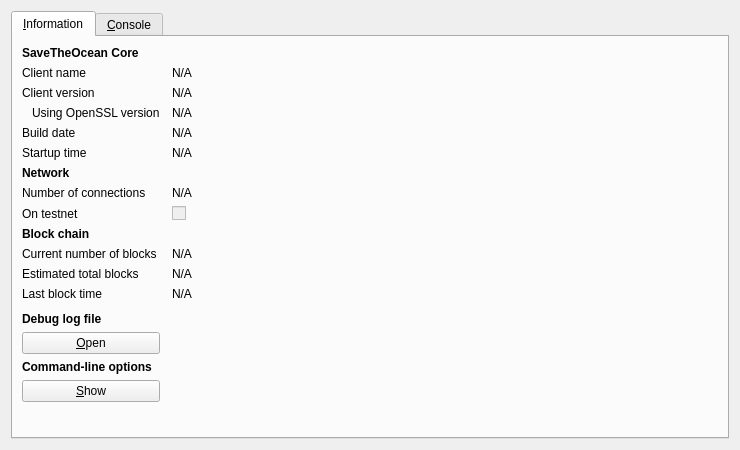
<?xml version="1.0" encoding="UTF-8"?>
<ui version="4.0">
 <class>RPCConsole</class>
 <widget class="QDialog" name="RPCConsole">
  <property name="geometry">
   <rect>
    <x>0</x>
    <y>0</y>
    <width>740</width>
    <height>450</height>
   </rect>
  </property>
  <property name="windowTitle">
   <string>SaveTheOcean - Debug window</string>
  </property>
  <layout class="QVBoxLayout" name="verticalLayout_2">
   <item>
    <widget class="QTabWidget" name="tabWidget">
     <property name="currentIndex">
      <number>0</number>
     </property>
     <widget class="QWidget" name="tab_info">
      <attribute name="title">
       <string>&amp;Information</string>
      </attribute>
      <layout class="QGridLayout" name="gridLayout" columnstretch="0,1">
       <property name="horizontalSpacing">
        <number>12</number>
       </property>
       <item row="0" column="0">
        <widget class="QLabel" name="label_9">
         <property name="font">
          <font>
           <weight>75</weight>
           <bold>true</bold>
          </font>
         </property>
         <property name="text">
          <string>SaveTheOcean Core</string>
         </property>
        </widget>
       </item>
       <item row="1" column="0">
        <widget class="QLabel" name="label_5">
         <property name="text">
          <string>Client name</string>
         </property>
        </widget>
       </item>
       <item row="1" column="1">
        <widget class="QLabel" name="clientName">
         <property name="cursor">
          <cursorShape>IBeamCursor</cursorShape>
         </property>
         <property name="text">
          <string>N/A</string>
         </property>
         <property name="textFormat">
          <enum>Qt::PlainText</enum>
         </property>
         <property name="textInteractionFlags">
          <set>Qt::LinksAccessibleByMouse|Qt::TextSelectableByKeyboard|Qt::TextSelectableByMouse</set>
         </property>
        </widget>
       </item>
       <item row="2" column="0">
        <widget class="QLabel" name="label_6">
         <property name="text">
          <string>Client version</string>
         </property>
        </widget>
       </item>
       <item row="2" column="1">
        <widget class="QLabel" name="clientVersion">
         <property name="cursor">
          <cursorShape>IBeamCursor</cursorShape>
         </property>
         <property name="text">
          <string>N/A</string>
         </property>
         <property name="textFormat">
          <enum>Qt::PlainText</enum>
         </property>
         <property name="textInteractionFlags">
          <set>Qt::LinksAccessibleByMouse|Qt::TextSelectableByKeyboard|Qt::TextSelectableByMouse</set>
         </property>
        </widget>
       </item>
       <item row="3" column="0">
        <widget class="QLabel" name="label_14">
         <property name="text">
          <string>Using OpenSSL version</string>
         </property>
         <property name="indent">
          <number>10</number>
         </property>
        </widget>
       </item>
       <item row="3" column="1">
        <widget class="QLabel" name="openSSLVersion">
         <property name="cursor">
          <cursorShape>IBeamCursor</cursorShape>
         </property>
         <property name="text">
          <string>N/A</string>
         </property>
         <property name="textFormat">
          <enum>Qt::PlainText</enum>
         </property>
         <property name="textInteractionFlags">
          <set>Qt::LinksAccessibleByMouse|Qt::TextSelectableByKeyboard|Qt::TextSelectableByMouse</set>
         </property>
        </widget>
       </item>
       <item row="4" column="0">
        <widget class="QLabel" name="label_12">
         <property name="text">
          <string>Build date</string>
         </property>
        </widget>
       </item>
       <item row="4" column="1">
        <widget class="QLabel" name="buildDate">
         <property name="cursor">
          <cursorShape>IBeamCursor</cursorShape>
         </property>
         <property name="text">
          <string>N/A</string>
         </property>
         <property name="textFormat">
          <enum>Qt::PlainText</enum>
         </property>
         <property name="textInteractionFlags">
          <set>Qt::LinksAccessibleByMouse|Qt::TextSelectableByKeyboard|Qt::TextSelectableByMouse</set>
         </property>
        </widget>
       </item>
       <item row="5" column="0">
        <widget class="QLabel" name="label_13">
         <property name="text">
          <string>Startup time</string>
         </property>
        </widget>
       </item>
       <item row="5" column="1">
        <widget class="QLabel" name="startupTime">
         <property name="cursor">
          <cursorShape>IBeamCursor</cursorShape>
         </property>
         <property name="text">
          <string>N/A</string>
         </property>
         <property name="textFormat">
          <enum>Qt::PlainText</enum>
         </property>
         <property name="textInteractionFlags">
          <set>Qt::LinksAccessibleByMouse|Qt::TextSelectableByKeyboard|Qt::TextSelectableByMouse</set>
         </property>
        </widget>
       </item>
       <item row="6" column="0">
        <widget class="QLabel" name="label_11">
         <property name="font">
          <font>
           <weight>75</weight>
           <bold>true</bold>
          </font>
         </property>
         <property name="text">
          <string>Network</string>
         </property>
        </widget>
       </item>
       <item row="7" column="0">
        <widget class="QLabel" name="label_7">
         <property name="text">
          <string>Number of connections</string>
         </property>
        </widget>
       </item>
       <item row="7" column="1">
        <widget class="QLabel" name="numberOfConnections">
         <property name="cursor">
          <cursorShape>IBeamCursor</cursorShape>
         </property>
         <property name="text">
          <string>N/A</string>
         </property>
         <property name="textFormat">
          <enum>Qt::PlainText</enum>
         </property>
         <property name="textInteractionFlags">
          <set>Qt::LinksAccessibleByMouse|Qt::TextSelectableByKeyboard|Qt::TextSelectableByMouse</set>
         </property>
        </widget>
       </item>
       <item row="8" column="0">
        <widget class="QLabel" name="label_8">
         <property name="text">
          <string>On testnet</string>
         </property>
        </widget>
       </item>
       <item row="8" column="1">
        <widget class="QCheckBox" name="isTestNet">
         <property name="enabled">
          <bool>false</bool>
         </property>
         <property name="text">
          <string/>
         </property>
        </widget>
       </item>
       <item row="9" column="0">
        <widget class="QLabel" name="label_10">
         <property name="font">
          <font>
           <weight>75</weight>
           <bold>true</bold>
          </font>
         </property>
         <property name="text">
          <string>Block chain</string>
         </property>
        </widget>
       </item>
       <item row="10" column="0">
        <widget class="QLabel" name="label_3">
         <property name="text">
          <string>Current number of blocks</string>
         </property>
        </widget>
       </item>
       <item row="10" column="1">
        <widget class="QLabel" name="numberOfBlocks">
         <property name="cursor">
          <cursorShape>IBeamCursor</cursorShape>
         </property>
         <property name="text">
          <string>N/A</string>
         </property>
         <property name="textFormat">
          <enum>Qt::PlainText</enum>
         </property>
         <property name="textInteractionFlags">
          <set>Qt::LinksAccessibleByMouse|Qt::TextSelectableByKeyboard|Qt::TextSelectableByMouse</set>
         </property>
        </widget>
       </item>
       <item row="11" column="0">
        <widget class="QLabel" name="label_4">
         <property name="text">
          <string>Estimated total blocks</string>
         </property>
        </widget>
       </item>
       <item row="11" column="1">
        <widget class="QLabel" name="totalBlocks">
         <property name="cursor">
          <cursorShape>IBeamCursor</cursorShape>
         </property>
         <property name="text">
          <string>N/A</string>
         </property>
         <property name="textFormat">
          <enum>Qt::PlainText</enum>
         </property>
         <property name="textInteractionFlags">
          <set>Qt::LinksAccessibleByMouse|Qt::TextSelectableByKeyboard|Qt::TextSelectableByMouse</set>
         </property>
        </widget>
       </item>
       <item row="12" column="0">
        <widget class="QLabel" name="label_2">
         <property name="text">
          <string>Last block time</string>
         </property>
        </widget>
       </item>
       <item row="12" column="1">
        <widget class="QLabel" name="lastBlockTime">
         <property name="cursor">
          <cursorShape>IBeamCursor</cursorShape>
         </property>
         <property name="text">
          <string>N/A</string>
         </property>
         <property name="textFormat">
          <enum>Qt::PlainText</enum>
         </property>
         <property name="textInteractionFlags">
          <set>Qt::LinksAccessibleByMouse|Qt::TextSelectableByKeyboard|Qt::TextSelectableByMouse</set>
         </property>
        </widget>
       </item>
       <item row="13" column="0">
        <spacer name="verticalSpacer_2">
         <property name="orientation">
          <enum>Qt::Vertical</enum>
         </property>
         <property name="sizeHint" stdset="0">
          <size>
           <width>20</width>
           <height>20</height>
          </size>
         </property>
        </spacer>
       </item>
       <item row="14" column="0">
        <widget class="QLabel" name="labelDebugLogfile">
         <property name="font">
          <font>
           <weight>75</weight>
           <bold>true</bold>
          </font>
         </property>
         <property name="text">
          <string>Debug log file</string>
         </property>
        </widget>
       </item>
       <item row="15" column="0">
        <widget class="QPushButton" name="openDebugLogfileButton">
         <property name="toolTip">
          <string>Open the SaveTheOcean debug log file from the current data directory. This can take a few seconds for large log files.</string>
         </property>
         <property name="text">
          <string>&amp;Open</string>
         </property>
         <property name="autoDefault">
          <bool>false</bool>
         </property>
        </widget>
       </item>
       <item row="16" column="0">
        <widget class="QLabel" name="labelCLOptions">
         <property name="font">
          <font>
           <weight>75</weight>
           <bold>true</bold>
          </font>
         </property>
         <property name="text">
          <string>Command-line options</string>
         </property>
        </widget>
       </item>
       <item row="17" column="0">
        <widget class="QPushButton" name="showCLOptionsButton">
         <property name="toolTip">
          <string>Show the SaveTheOcean-qt help message to get a list with possible SaveTheOcean command-line options.</string>
         </property>
         <property name="text">
          <string>&amp;Show</string>
         </property>
         <property name="autoDefault">
          <bool>false</bool>
         </property>
        </widget>
       </item>
       <item row="18" column="0">
        <spacer name="verticalSpacer">
         <property name="orientation">
          <enum>Qt::Vertical</enum>
         </property>
         <property name="sizeHint" stdset="0">
          <size>
           <width>20</width>
           <height>40</height>
          </size>
         </property>
        </spacer>
       </item>
      </layout>
     </widget>
     <widget class="QWidget" name="tab_console">
      <attribute name="title">
       <string>&amp;Console</string>
      </attribute>
      <layout class="QVBoxLayout" name="verticalLayout_3">
       <property name="spacing">
        <number>3</number>
       </property>
       <item>
        <widget class="QTextEdit" name="messagesWidget">
         <property name="minimumSize">
          <size>
           <width>0</width>
           <height>100</height>
          </size>
         </property>
         <property name="readOnly">
          <bool>true</bool>
         </property>
         <property name="tabKeyNavigation" stdset="0">
          <bool>false</bool>
         </property>
         <property name="columnCount" stdset="0">
          <number>2</number>
         </property>
        </widget>
       </item>
       <item>
        <layout class="QHBoxLayout" name="horizontalLayout">
         <property name="spacing">
          <number>3</number>
         </property>
         <item>
          <widget class="QLabel" name="label">
           <property name="text">
            <string notr="true">&gt;</string>
           </property>
          </widget>
         </item>
         <item>
          <widget class="QLineEdit" name="lineEdit"/>
         </item>
         <item>
          <widget class="QPushButton" name="clearButton">
           <property name="maximumSize">
            <size>
             <width>24</width>
             <height>24</height>
            </size>
           </property>
           <property name="toolTip">
            <string>Clear console</string>
           </property>
           <property name="text">
            <string/>
           </property>
           <property name="icon">
            <iconset resource="../bitcoin.qrc">
             <normaloff>:/icons/remove</normaloff>:/icons/remove</iconset>
           </property>
           <property name="shortcut">
            <string notr="true">Ctrl+L</string>
           </property>
           <property name="autoDefault">
            <bool>false</bool>
           </property>
          </widget>
         </item>
        </layout>
       </item>
      </layout>
     </widget>
    </widget>
   </item>
  </layout>
 </widget>
 <resources>
  <include location="../bitcoin.qrc"/>
 </resources>
 <connections/>
</ui>
